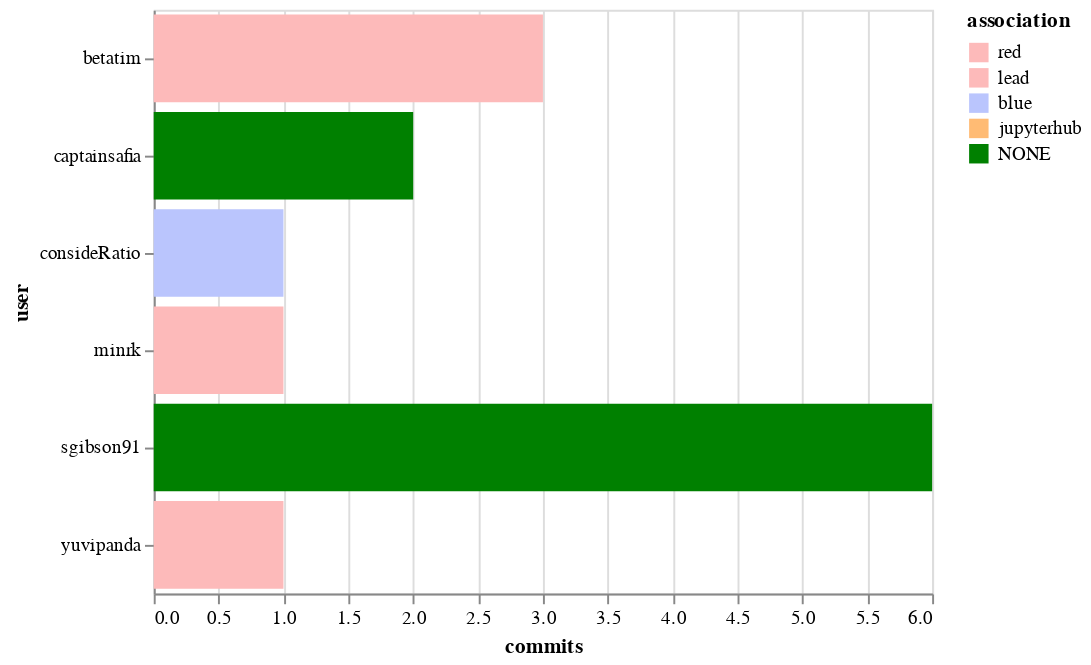

Notebook code for this chart:
### Code cell
alt.Chart(top_committers).mark_bar().encode(
    x='commits',
    y='user',
    color=alt.Color('association', scale=color_scale)
)

### Figure 1 — Vega-Lite specification as saved in the notebook (floating-point values rounded to 4 significant figures)
{"$schema": "https://vega.github.io/schema/vega-lite/v2.6.0.json", "config": {"view": {"height": 300, "width": 400}}, "data": {"name": "data-e78f44b1ea421f71c3dcef5404559c2a"}, "datasets": {"data-e78f44b1ea421f71c3dcef5404559c2a": [{"association": "NONE", "commits": 6, "user": "sgibson91"}, {"association": "red", "commits": 3, "user": "betatim"}, {"association": "NONE", "commits": 2, "user": "captainsafia"}, {"association": "red", "commits": 1, "user": "yuvipanda"}, {"association": "lead", "commits": 1, "user": "minrk"}, {"association": "blue", "commits": 1, "user": "consideRatio"}]}, "encoding": {"color": {"field": "association", "scale": {"domain": ["red", "lead", "blue", "jupyterhub", "NONE"], "range": ["#fdbaba", "#fdbaba", "#bac5fd", "#ffbb74", "green"]}, "type": "nominal"}, "x": {"field": "commits", "type": "quantitative"}, "y": {"field": "user", "type": "nominal"}}, "mark": "bar"}
